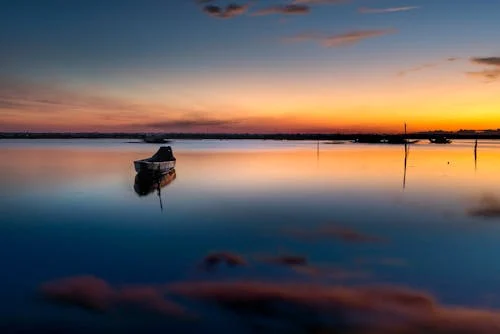
#> input picture machine_learning/深度学习入门, 进阶(python)/numpy, matplotlib/photo.png, 500 x 334 px
$ python 'NumPy, Matplotlib.py'
#> lines starting #> are read from the running program, lines starting #| are printed output that depends on the picture
import numpy as np

x = np.array([1.0,2.0,3.0])   #生成数组（array:排列）
print(x)
print(type(x)) #<class 'numpy.ndarray'>


y = np.array([2.0, 4.0, 6.0])   #numpy 运算， 数组运算
print(x + y)
print(x - y)
print(x * y)
print(x / y)
print(y / 2)


A = np.array([[1 , 2],[3, 4]]) #生成矩阵
print(A)
print(A.shape)   #矩阵形状（2，2）
print(A.dtype)   #矩阵元素的数据类型
B = np.array([[3, 0],[0, 6]])
print(A * B)     #矩阵运算
print(A * 10)
C = np.array([10, 20])
print(C)
print(A * C)  #广播


Z = np.array([[3, 0],[0, 6]])
print(Z[0])  #访问第0行
print(Z[0,1]) #0行第一个元素：0
for row in Z: #访问每一行
    print(row)

Z = Z.flatten()   #把矩阵变成数组（flatten:变平，击倒）
print(Z)
print(Z[0],Z[2])
print(Z[np.array([0,2])]) #访问第一个和第三个元素（数组）
print( Z > 2) #检索比2大的元素(True or False)
print(Z[Z>2]) #检索比2大的元素


import matplotlib.pyplot as plt

x = np.arange(0,6,0.1)
y_1 = np.sin(x)
y_2 = np.cos(x)

plt.plot(x,y_1, label="sin")
plt.plot(x,y_2, linestyle="--", label="cos")
plt.xlabel("x")
plt.ylabel("y")
plt.title("sin & cos")
plt.legend()
plt.show()
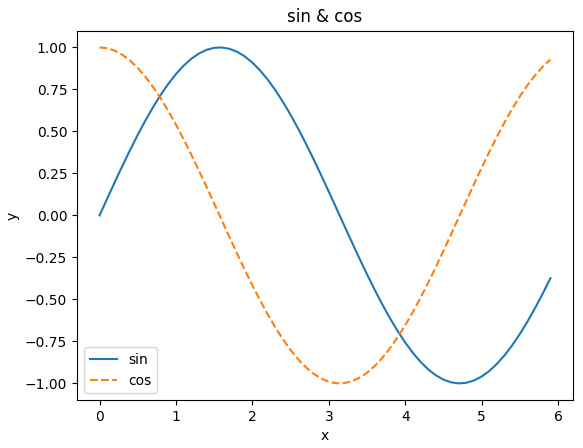
#> figure drawn by matplotlib, 1 panel; curve peaks at x = 1.6, y = 1; curve peaks at x = 0, y = 1


from matplotlib.image import imread
img = imread('photo.png')
#> img is the input picture: shape (334, 500, 3) float32; mean R, G, B 0.389, 0.362, 0.363
plt.imshow(img)

plt.show()
